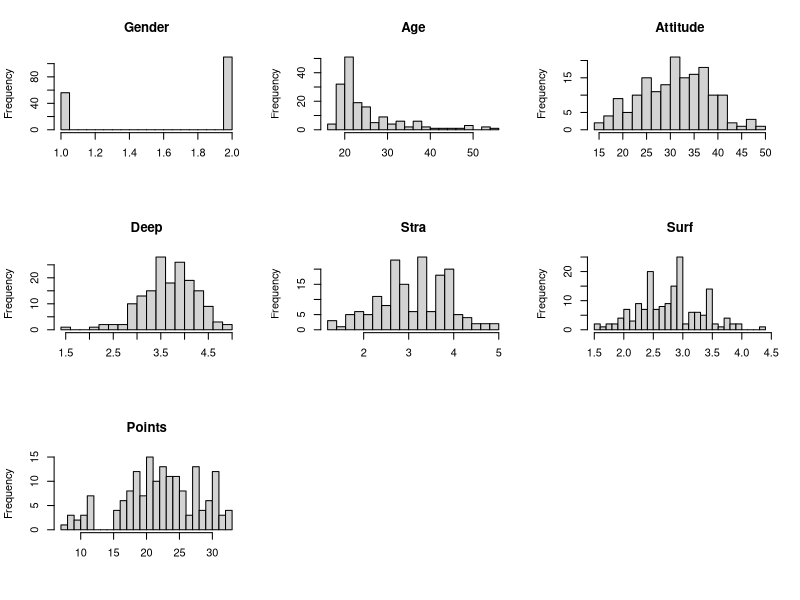
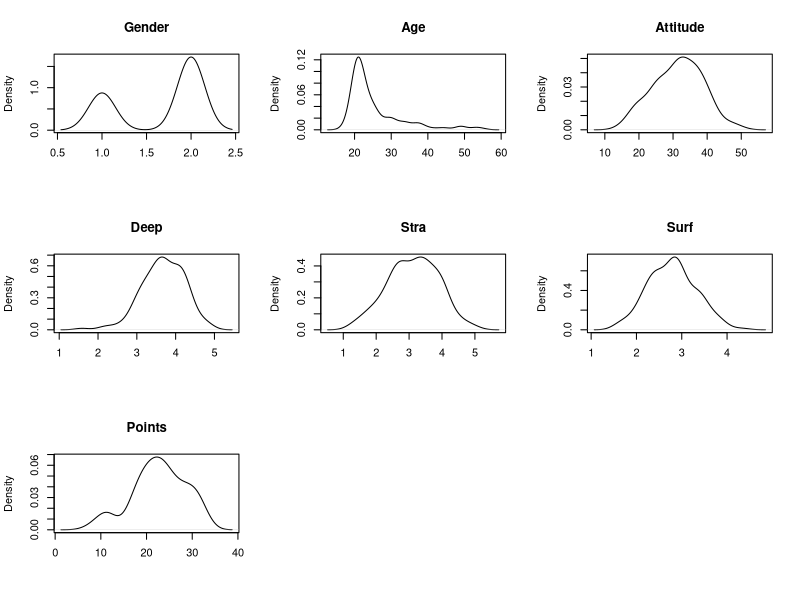
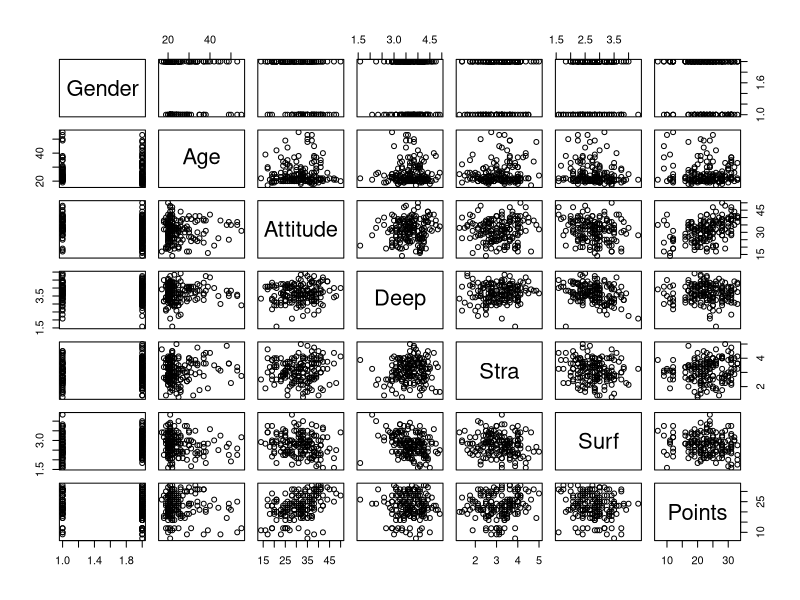
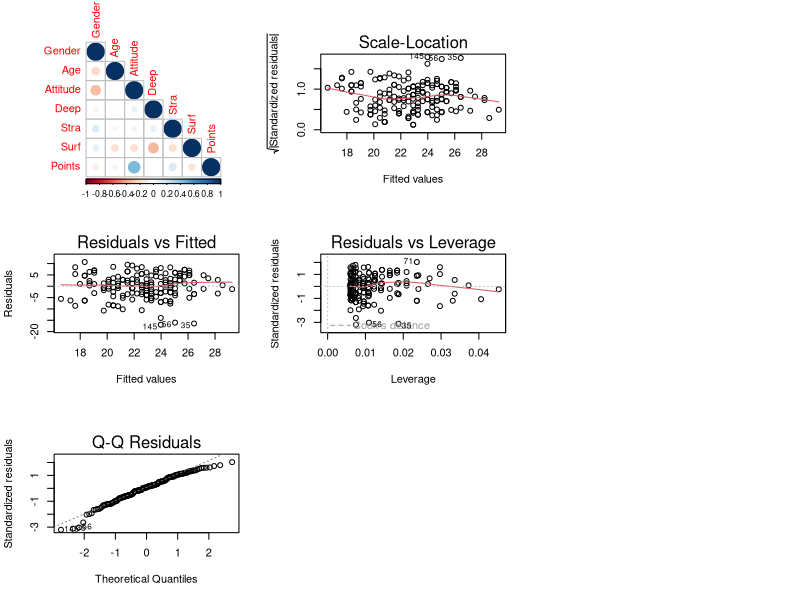

Write R code to recreate these figures, in order.
## ---- chunk 1
library(data.table)

# Read in learning2014 created with create_learning2014.R
learning2014<-fread("learning2014.txt")
## ---- chunk 2
# Number of records and number of variables in the dataset
dim(learning2014)

# Variable types (integers are integer variables, numerical are continuous floating number variables)
str(learning2014)
## ---- chunk 3
summary(learning2014)
## ---- chunk 4
par(mfrow=c(3,3))
sapply(1:ncol(learning2014),function(i) hist(learning2014[[i]], breaks=20, xlab=NA,main=names(learning2014)[i]))
## ---- chunk 5
par(mfrow=c(3,3))
sapply(1:ncol(learning2014),function(i) plot(density(learning2014[[i]]), xlab=NA,main=names(learning2014)[i]))
## ---- chunk 6
pairs(learning2014)
## ---- chunk 7
library(corrplot)
corrplot(cor(learning2014, method="spearman"), type="lower")
## ---- chunk 8
#library(rms)
summary(lm(Points~Age+I(as.factor(Gender))*Attitude, data=learning2014))
## ---- chunk 9
summary(lm(Points~Attitude, data=learning2014))
## ---- chunk 10
summary(lm(Points~I(scale(Attitude)), data=learning2014))
## ---- chunk 11
plot(lm(Points~Attitude, data=learning2014))
